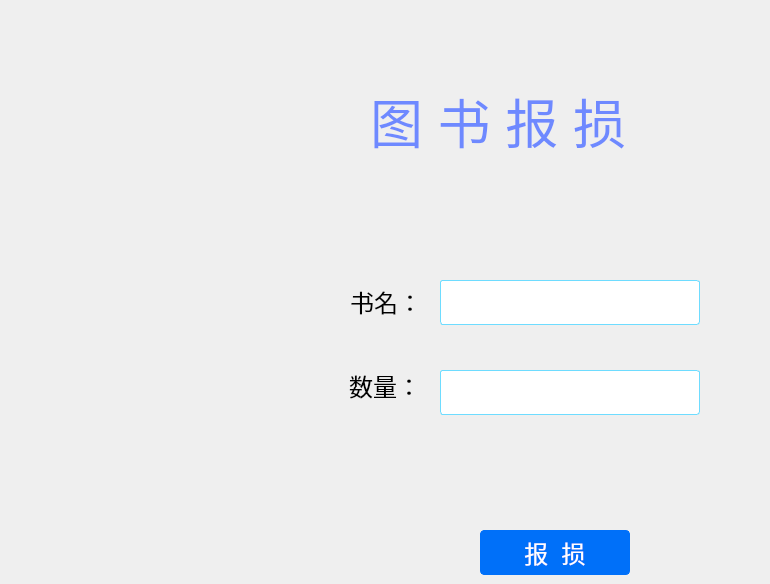
     <widget class="QWidget" name="page_record">
      <widget class="QPushButton" name="btn_out">
       <property name="geometry">
        <rect>
         <x>480</x>
         <y>530</y>
         <width>150</width>
         <height>45</height>
        </rect>
       </property>
       <property name="sizePolicy">
        <sizepolicy hsizetype="Fixed" vsizetype="Fixed">
         <horstretch>0</horstretch>
         <verstretch>0</verstretch>
        </sizepolicy>
       </property>
       <property name="font">
        <font>
         <pointsize>18</pointsize>
        </font>
       </property>
       <property name="styleSheet">
        <string notr="true">#btn_out{
border:1px solid rgb(0, 112, 249);
color: rgb(255, 255, 255);
border-radius:4px;
background-color: rgb(0, 112, 249);
}

#btn_out:hover{
border:1px solid rgb(0, 128, 0);
background-color: rgb(0, 128, 0);
}
#btn_out:press{
border:1px solid rgb(0, 112, 249);
background-color: rgb(0, 112, 249);
}
</string>
       </property>
       <property name="text">
        <string>报  损</string>
       </property>
      </widget>
      <widget class="QLabel" name="label_28">
       <property name="geometry">
        <rect>
         <x>291</x>
         <y>286</y>
         <width>131</width>
         <height>31</height>
        </rect>
       </property>
       <property name="font">
        <font>
         <pointsize>18</pointsize>
        </font>
       </property>
       <property name="text">
        <string>书名：</string>
       </property>
       <property name="alignment">
        <set>Qt::AlignRight|Qt::AlignTrailing|Qt::AlignVCenter</set>
       </property>
      </widget>
      <widget class="QLabel" name="label_29">
       <property name="geometry">
        <rect>
         <x>290</x>
         <y>370</y>
         <width>131</width>
         <height>31</height>
        </rect>
       </property>
       <property name="font">
        <font>
         <pointsize>18</pointsize>
        </font>
       </property>
       <property name="text">
        <string>数量：</string>
       </property>
       <property name="alignment">
        <set>Qt::AlignRight|Qt::AlignTrailing|Qt::AlignVCenter</set>
       </property>
      </widget>
      <widget class="QLabel" name="label_17">
       <property name="geometry">
        <rect>
         <x>370</x>
         <y>70</y>
         <width>391</width>
         <height>101</height>
        </rect>
       </property>
       <property name="font">
        <font>
         <pointsize>40</pointsize>
        </font>
       </property>
       <property name="styleSheet">
        <string notr="true">color: rgb(110, 137, 255);</string>
       </property>
       <property name="text">
        <string>图 书 报 损</string>
       </property>
      </widget>
      <widget class="QLineEdit" name="ed_title_out">
       <property name="geometry">
        <rect>
         <x>440</x>
         <y>280</y>
         <width>260</width>
         <height>45</height>
        </rect>
       </property>
       <property name="font">
        <font>
         <pointsize>18</pointsize>
        </font>
       </property>
       <property name="styleSheet">
        <string notr="true">border:1px solid rgb(110,220,255);
border-radius:3px;</string>
       </property>
       <property name="placeholderText">
        <string/>
       </property>
      </widget>
      <widget class="QLineEdit" name="ed_stock_out">
       <property name="geometry">
        <rect>
         <x>440</x>
         <y>370</y>
         <width>260</width>
         <height>45</height>
        </rect>
       </property>
       <property name="font">
        <font>
         <pointsize>18</pointsize>
        </font>
       </property>
       <property name="styleSheet">
        <string notr="true">border:1px solid rgb(110,220,255);
border-radius:3px;</string>
       </property>
       <property name="placeholderText">
        <string/>
       </property>
      </widget>
     </widget>
